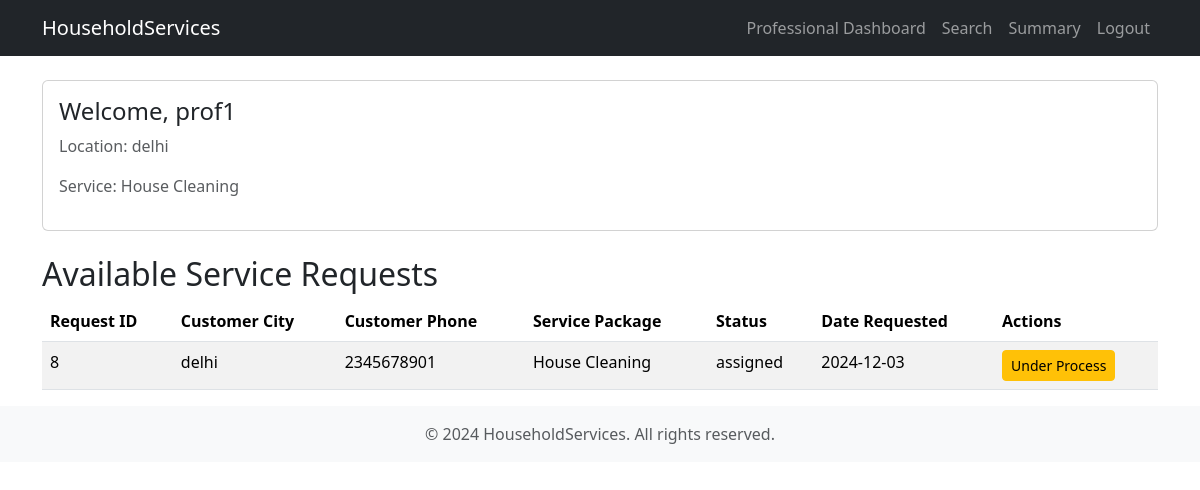
Page /professional/dashboard (signed in) on the committed database.
### models.py (models this page shows, shortened)
class Professional(db.Model):
    __tablename__ = 'professional'
    id = db.Column(db.Integer, primary_key=True)
    email = db.Column(db.String(120), unique=True, nullable=False)
    passhash = db.Column(db.String(256), nullable=False)
    full_name = db.Column(db.String(120), nullable=False)
    city = db.Column(db.String(100), nullable=False)
    pincode = db.Column(db.String(10), nullable=False)
    phone_number = db.Column(db.String(15), nullable=False)
    service_package_id = db.Column(db.Integer, db.ForeignKey('service_package.id'), nullable=False)
    experience = db.Column(db.Integer, nullable=False)
    document = db.Column(db.String(255), nullable=False)
    status = db.Column(db.String(50), nullable=False, default="pending")
    rejected_requests = db.relationship('RejectedServiceRequest', backref='professional', lazy=True, cascade="all, delete-orphan")
    service_package = db.relationship('ServicePackage', backref='professionals', lazy=True)

class ServicePackage(db.Model):
    __tablename__ = 'service_package'
    id = db.Column(db.Integer, primary_key=True)
    name = db.Column(db.String(120), nullable=False)
    price = db.Column(db.Float, nullable=False)
    service_category_id = db.Column(db.Integer, db.ForeignKey('service_category.id'), nullable=False)
    time = db.Column(db.Integer, nullable=False)  # Time in hours
    description = db.Column(db.Text, nullable=False)
    service_requests = db.relationship('ServiceRequest', backref='service_package', lazy=True, cascade="all, delete-orphan")

class ServiceRequest(db.Model):
    __tablename__ = 'service_request'
    id = db.Column(db.Integer, primary_key=True)
    customer_id = db.Column(db.Integer, db.ForeignKey('customer.id'), nullable=False)
    professional_id = db.Column(db.Integer, db.ForeignKey('professional.id'), nullable=True)  # Null until assigned
    service_package_id = db.Column(db.Integer, db.ForeignKey('service_package.id'), nullable=False)
    status = db.Column(db.String(50), nullable=False, default="requested")  # requested, assigned, completed
    date_of_request = db.Column(db.DateTime, nullable=False)
    date_of_completion = db.Column(db.DateTime, nullable=True)
    rating = db.Column(db.Float, nullable=True)
    remarks = db.Column(db.Text, nullable=True)
    professional = db.relationship('Professional', backref='service_requests', lazy=True)

class Customer(db.Model):
    __tablename__ = 'customer'
    id = db.Column(db.Integer, primary_key=True)
    email = db.Column(db.String(120), unique=True, nullable=False)
    passhash = db.Column(db.String(256), nullable=False)
    full_name = db.Column(db.String(120), nullable=False)
    address = db.Column(db.String(255), nullable=False)
    city = db.Column(db.String(100), nullable=False)
    pincode = db.Column(db.String(10), nullable=False)
    phone_number = db.Column(db.String(15), nullable=False)
    is_admin = db.Column(db.Boolean, nullable=False, default=False)
    service_requests = db.relationship('ServiceRequest', backref='customer', lazy=True)

### Folder2/Folder3/professional_view.py (the view)
@professional_view.route('/dashboard')
def dashboard():
    professional_id = session.get('professional_id')
    professional = Professional.query.get(professional_id)
    if not professional:
        return redirect(url_for('authentication.user_login'))
    if professional.status == 'pending':
        return render_template('professional/pending_verification.html')
    elif professional.status == 'rejected':
        return render_template('professional/reject.html')
    service_requests = ServiceRequest.query.filter(
        ServiceRequest.service_package_id == professional.service_package_id,
        ServiceRequest.status != 'completed'
    ).all()
    rejected_requests = RejectedServiceRequest.query.filter_by(
        professional_id=professional_id
    ).with_entities(RejectedServiceRequest.service_request_id).all()
    rejected_ids = [r[0] for r in rejected_requests]
    service_requests = [r for r in service_requests if r.id not in rejected_ids]
    return render_template('professional/dashboard.html',
                         professional=professional,
                         service_requests=service_requests)

### Folder2/Folder3/professional_view.py (called while the page is built)
@professional_view.before_request
def check_professional_login():
    if 'professional_id' not in session:
        return redirect(url_for('authentication.user_login'))

### templates/professional/dashboard.html (shortened to what this page needs)
{% extends "base.html" %}
{% block content %}
<div class="card mb-4">
    <div class="card-body">
        <div class="row">
            <div class="col-md-6">
                <h4>Welcome, {{ professional.full_name }}</h4>
                <p class="text-muted">Location: {{ professional.city }}</p>
                <p class="text-muted">Service: {{ professional.service_package.name }}</p>
            </div>
        </div>
    </div>
</div>
<h2>Available Service Requests</h2>
<div class="table-responsive">
    <table class="table table-striped">
        <thead>
            <tr>
                <th>Request ID</th>
                <th>Customer City</th>
                <th>Customer Phone</th>
                <th>Service Package</th>
                <th>Status</th>
                <th>Date Requested</th>
                <th>Actions</th>
            </tr>
        </thead>
        <tbody>
            {% for request in service_requests %}
            <tr>
                <td>{{ request.id }}</td>
                <td>{{ request.customer.city }}</td>
                <td>{{ request.customer.phone_number }}</td>
                <td>{{ request.service_package.name }}</td>
                <td>{{ request.status }}</td>
                <td>{{ request.date_of_request.strftime('%Y-%m-%d') }}</td>
                <td>
                    {% if request.status == 'requested' %}
                        <a href="{{ url_for('service_requests.accept_request', request_id=request.id) }}"
                            class="btn btn-success btn-sm">Accept</a>
                        <a href="{{ url_for('service_requests.reject_request', request_id=request.id) }}"
                            class="btn btn-danger btn-sm">Reject</a>
                    {% elif request.status == 'assigned' and request.professional_id == professional.id %}
                        <button type="button" class="btn btn-warning btn-sm">Under Process</button>
                    {% endif %}
                </td>
            </tr>
            {% endfor %}
        </tbody>
    </table>
</div>
{% endblock %}

### rows in the picture
Professional: full_name "prof1", city "delhi"
ServicePackage: service_package.name "House Cleaning"
ServiceRequest: id "8", customer.city "delhi", customer.phone_number "2345678901", service_package.name "House Cleaning", status "assigned", date_of_request "2024-12-03", shows "Under Process"
